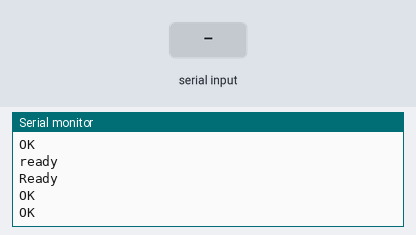
A sketch run on a simulated Arduino Uno, built with avr-gcc and run on an emulated ATmega328P. On the bench: the last lines printed to the serial monitor. Inputs (shaded band) come from the test bench. The modem accepts every AT command (registered, SIM ready, sends succeed) and sends nothing else.

Above: at 1.2 s.
1.3 s: "1" received over the second serial link
At 1.9 s:
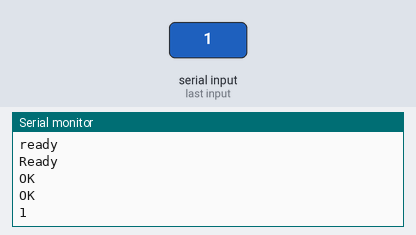
2.8 s: "0" received over the second serial link
At 2.98 s:
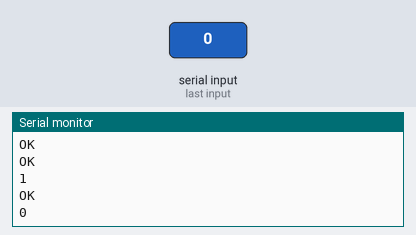
4.3 s: "2" received over the second serial link
At 4.9 s:
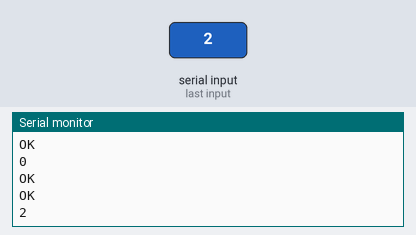

Measured:
- after the input at 1.3 s, the serial monitor: prints a new line at once (image 1)
- after the input at 2.8 s, the serial monitor: prints a new line at once (image 2)
- after the input at 4.3 s, the serial monitor: prints a new line at once (image 3)

The sketch:

sketch.ino
```cpp
/************************************************************
 * Setup of the SoftwareSerial interface
 ***********************************************************/
#define SOFTSERIAL_RX_PIN 2
#define SOFTSERIAL_TX_PIN 3
#include "SoftwareSerial.h"
SoftwareSerial softSerial(SOFTSERIAL_RX_PIN, SOFTSERIAL_TX_PIN);


/*
 * Receive data. Each data byte is also copied to the serial
 * console (to the PC).
 */
void receive(long duration) {
  long end = millis() + duration;
  while(millis() < end) {
    if(softSerial.available()) {
      char val = softSerial.read();
      Serial.write(val);
    }
  }
}


void setup() {
  // put your setup code here, to run once:
  Serial.begin(9600);
  Serial.println("startup...");

  // configure the soft-serial
  softSerial.begin(9600);

  softSerial.print("AT+RST\r\n");
}


void loop() {
  // put your main code here, to run repeatedly:

  softSerial.print("AT+GMR\r\n");
  receive(1000);

}
```
